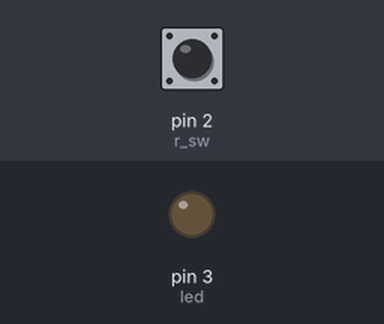
A sketch run on a simulated Arduino Uno, built with avr-gcc and run on an emulated ATmega328P. On the bench: output pins drawn as LEDs (lit = HIGH). The inputs (shaded band) are chosen by the test bench; at power-on: pin 2 (r_sw) LOW.

Above: at 1.2 s.
1.3 s: pin 2 (r_sw) pulled HIGH for 0.15 s
At 1.37 s:
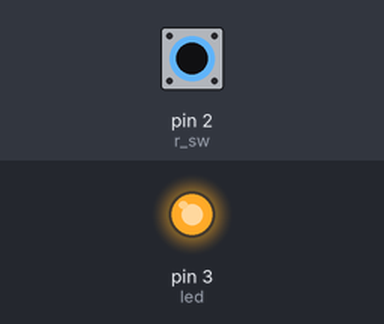
2.9 s: pin 2 (r_sw) pulled HIGH for 3.2 s
At 7.0 s:
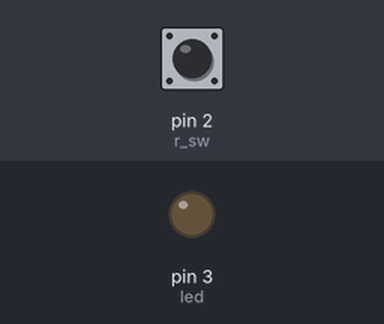
Timing chart, 0 to 8.5 s (numbered marks = the images above; inputs shaded):
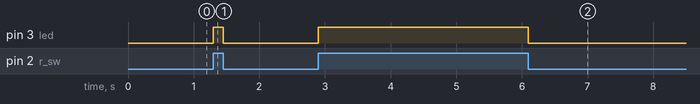

The sketch:

Reed_Switch.ino
```cpp
//Código Reed Switch - Eletrogate
#define r_sw 2 //nomeia o pino 2 do Arduino, fazendo referência ao Reed Switch
#define led 3 // nomeia o pino 3 do Arduino, fazendo referência ao LED

void setup() {
  pinMode(r_sw, INPUT); //Seta o pino do sensor como entrada de sinal
  pinMode(led, OUTPUT); //Seta o pino do led como saída de sinal
}

void loop() {
  if(digitalRead(r_sw) == HIGH){ //Se o sensor for acionado, faça:
    digitalWrite(led, HIGH);     //Ligue o led
    }
    else {                       //Senão:
      digitalWrite(led, LOW);    //desligue o led
    }
}
```

Measured:
- after the input at 1.3 s, pin 3 (led): LOW → HIGH at once, → LOW 0.15 s later
- after the input at 2.9 s, pin 3 (led): LOW → HIGH at once, → LOW 3.2 s later
